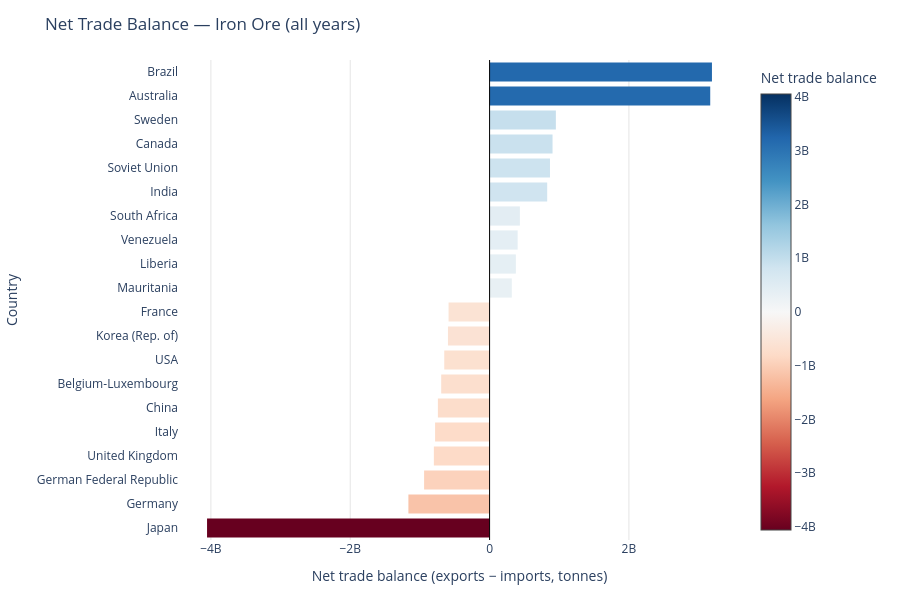

Source (notebook cell):
### Markdown cell above
## 5. Trade Balance Visualisation

A horizontal bar chart showing the net trade balance (exports − imports) for the
**10 biggest net exporters** and **10 biggest net importers** of the top commodity.
Bars are coloured on a diverging Red–Blue scale (blue = net exporter, red = net importer)
with the midpoint anchored at zero.

### Code cell
# Select top 10 exporters and top 10 importers
top_exporters = balance_df.head(10)
top_importers = balance_df.tail(10).iloc[::-1]  # most negative first
plot_df = pd.concat([top_exporters, top_importers]).drop_duplicates()
plot_df = plot_df.sort_values("trade_balance")

# Build a symmetrical colour scale anchored at 0
max_abs = plot_df["trade_balance"].abs().max()

fig = go.Figure(
    go.Bar(
        x=plot_df["trade_balance"],
        y=plot_df.index,
        orientation="h",
        marker=dict(
            color=plot_df["trade_balance"],
            colorscale="RdBu",
            cmin=-max_abs,
            cmax=max_abs,
            colorbar=dict(title="Net trade balance"),
            line=dict(width=0),
        ),
        hovertemplate="%{y}<br>Balance: %{x:,.0f}<extra></extra>",
    )
)

fig.add_vline(x=0, line_width=1, line_color="black")

fig.update_layout(
    title=f"Net Trade Balance — {top_commodity.title()} (all years)",
    xaxis_title="Net trade balance (exports − imports, tonnes)",
    yaxis_title="Country",
    height=600,
    margin=dict(l=160, r=40, t=60, b=60),
    plot_bgcolor="white",
    paper_bgcolor="white",
    xaxis=dict(gridcolor="#e5e5e5"),
)

fig.show()

### Figure 1 — Plotly figure (JSON) as saved in the notebook; plotly's stock layout.template omitted (floating-point values rounded to 4 significant figures)
{"data": [{"hovertemplate": "%{y}<br>Balance: %{x:,.0f}<extra></extra>", "marker": {"cmax": 4055320662, "cmin": -4055320662, "color": [-4055000000.0, -1165000000.0, -940000000.0, -799800000.0, -782200000.0, -742000000.0, -694300000.0, -650700000.0, -597600000.0, -588600000.0, 319100000.0, 377200000.0, 403000000.0, 434800000.0, 827000000.0, 866800000.0, 903800000.0, 951400000.0, 3167000000.0, 3192000000.0], "colorbar": {"title": {"text": "Net trade balance"}}, "colorscale": [[0, "rgb(103,0,31)"], [0.1, "rgb(178,24,43)"], [0.2, "rgb(214,96,77)"], [0.3, "rgb(244,165,130)"], [0.4, "rgb(253,219,199)"], [0.5, "rgb(247,247,247)"], [0.6, "rgb(209,229,240)"], [0.7, "rgb(146,197,222)"], [0.8, "rgb(67,147,195)"], [0.9, "rgb(33,102,172)"], [1, "rgb(5,48,97)"]], "line": {"width": 0}}, "orientation": "h", "type": "bar", "x": [-4055000000.0, -1165000000.0, -940000000.0, -799800000.0, -782200000.0, -742000000.0, -694300000.0, -650700000.0, -597600000.0, -588600000.0, 319100000.0, 377200000.0, 403000000.0, 434800000.0, 827000000.0, 866800000.0, 903800000.0, 951400000.0, 3167000000.0, 3192000000.0], "y": ["Japan", "Germany", "German Federal Republic", "United Kingdom", "Italy", "China", "Belgium-Luxembourg", "USA", "Korea (Rep. of)", "France", "Mauritania", "Liberia", "Venezuela", "South Africa", "India", "Soviet Union", "Canada", "Sweden", "Australia", "Brazil"]}], "layout": {"height": 600, "margin": {"b": 60, "l": 160, "r": 40, "t": 60}, "paper_bgcolor": "white", "plot_bgcolor": "white", "shapes": [{"line": {"color": "black", "width": 1}, "type": "line", "x0": 0, "x1": 0, "xref": "x", "y0": 0, "y1": 1, "yref": "y domain"}], "title": {"text": "Net Trade Balance — Iron Ore (all years)"}, "xaxis": {"gridcolor": "#e5e5e5", "title": {"text": "Net trade balance (exports − imports, tonnes)"}}, "yaxis": {"title": {"text": "Country"}}}}
